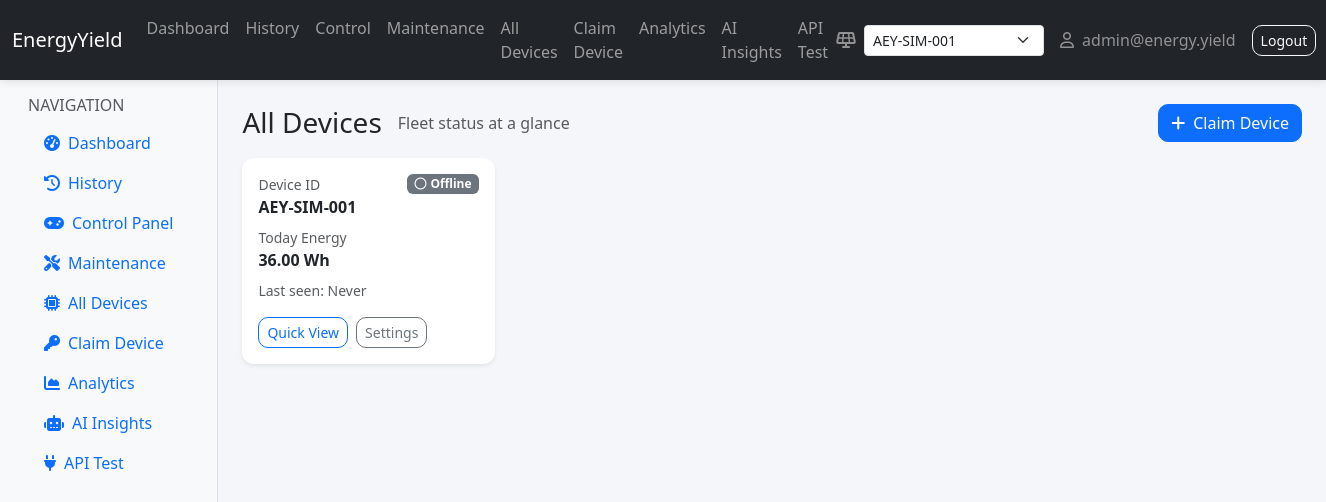
The app's page /devices (signed in) with its own data.
### models.py (models this page shows)
class User(db.Model):
    __tablename__ = "users"
    id = db.Column(db.Integer, primary_key=True)
    name = db.Column(db.String(128), nullable=False)
    email = db.Column(db.String(255), nullable=False, unique=True, index=True)
    password_hash = db.Column(db.String(255), nullable=False)
    created_at = db.Column(db.DateTime, nullable=False, default=datetime.utcnow)
    devices = db.relationship("Device", backref="owner", lazy=True)

class Telemetry(db.Model):
    __tablename__ = "telemetry"
    id = db.Column(db.Integer, primary_key=True)
    device_id = db.Column(db.String(64), db.ForeignKey("devices.device_id"), index=True, nullable=False)
    seq = db.Column(db.Integer, nullable=False)
    ts = db.Column(db.DateTime, nullable=False)
    slot = db.Column(db.Integer, nullable=False)
    v_panel = db.Column(db.Float, nullable=False)
    i_panel = db.Column(db.Float, nullable=False)
    p_w = db.Column(db.Float, nullable=False)
    e_wh_today = db.Column(db.Float, nullable=False)
    angle_deg = db.Column(db.Float, nullable=False)
    mode = db.Column(db.String(32), nullable=False)
    move_count_today = db.Column(db.Integer, nullable=False)
    v_sys_5v = db.Column(db.Float, nullable=False)
    acs_offset_v = db.Column(db.Float, nullable=False)
    rssi = db.Column(db.Integer, nullable=False)
    fault_flags = db.Column(db.Integer, nullable=False)

class Device(db.Model):
    __tablename__ = "devices"
    id = db.Column(db.Integer, primary_key=True)
    device_id = db.Column(db.String(64), unique=True, nullable=False, index=True)
    name = db.Column(db.String(128), nullable=True)
    registered_at = db.Column(db.DateTime, default=datetime.utcnow, nullable=False)
    last_seen = db.Column(db.DateTime, nullable=True)
    user_id = db.Column(db.Integer, db.ForeignKey("users.id"), nullable=True, index=True)
    api_key = db.Column(db.String(128), unique=True, nullable=True, index=True)
    is_active = db.Column(db.Boolean, nullable=False, default=True)
    last_ip = db.Column(db.String(64), nullable=True)
    firmware_version = db.Column(db.String(64), nullable=True)
    telemetry = db.relationship("Telemetry", backref="device", lazy=True)
    events = db.relationship("Event", backref="device", lazy=True)
    commands = db.relationship("Command", backref="device", lazy=True)
    settings = db.relationship("DeviceSettings", backref="device", uselist=False, lazy=True)
    cleaning_logs = db.relationship("CleaningLog", backref="device", lazy=True)
    ai_summaries = db.relationship("AISummary", backref="device", lazy=True)
    alerts = db.relationship("Alert", backref="device", lazy=True)
    fault_logs = db.relationship("DeviceFaultLog", backref="device", lazy=True)

### routes/web.py (the view)
@web_bp.route("/devices")
@login_required
def devices_overview():
    user = get_current_user()
    devices = _get_user_devices(user)
    cards = []
    for d in devices:
        latest = Telemetry.query.filter_by(device_id=d.device_id).order_by(Telemetry.ts.desc()).first()
        cards.append(
            {
                "device": d,
                "online": _is_online(d.last_seen),
                "latest_energy": latest.e_wh_today if latest else None,
            }
        )
    return render_template("devices_overview.html", devices=cards)

### auth.py (called while the page is built)
def get_current_user() -> Optional[User]:
    if hasattr(g, "user"):
        return g.user
    user_id = session.get("user_id")
    if not user_id:
        g.user = None
        return None
    user = User.query.get(user_id)
    g.user = user
    return user

def login_required(view: Callable):
    @wraps(view)
    def wrapped(*args, **kwargs):
        user = get_current_user()
        if not user:
            flash("Please log in to continue", "warning")
            return redirect(url_for("web.login"))
        return view(*args, **kwargs)
    return wrapped

### routes/web.py (called while the page is built)
def _is_online(last_seen):
    if not last_seen:
        return False
    now = datetime.now(timezone.utc)
    if last_seen.tzinfo is None:
        last_seen = last_seen.replace(tzinfo=timezone.utc)
    return now - last_seen <= ONLINE_WINDOW

def _get_user_devices(user):
    return Device.query.filter_by(user_id=user.id).order_by(Device.device_id.asc()).all()

def _get_selected_device_id(user):
    selected = session.get("selected_device_id")
    if selected:
        device = Device.query.filter_by(user_id=user.id, device_id=selected).first()
        if device:
            return selected
    first = Device.query.filter_by(user_id=user.id).order_by(Device.device_id.asc()).first()
    if first:
        session["selected_device_id"] = first.device_id
        return first.device_id
    return None

@web_bp.before_request
def load_user():
    get_current_user()

@web_bp.app_context_processor
def inject_nav_devices():
    user = get_current_user()
    if not user:
        return {}
    devices = _get_user_devices(user)
    selected = _get_selected_device_id(user)
    return {"nav_devices": devices, "nav_selected_device_id": selected}

### templates/devices_overview.html
{% extends 'base.html' %}
{% block content %}
<div class="d-flex align-items-center mb-3">
  <h3 class="me-3 mb-0">All Devices</h3>
  <span class="text-muted">Fleet status at a glance</span>
  <a class="btn btn-primary ms-auto" href="/claim_device"><i class="fa-solid fa-plus me-2"></i>Claim Device</a>
</div>
<div class="row g-3">
  {% for item in devices %}
  <div class="col-md-4 col-lg-3">
    <div class="card shadow-sm h-100">
      <div class="card-body">
        <div class="d-flex align-items-start justify-content-between mb-2">
          <div>
            <div class="text-muted small">Device ID</div>
            <div class="fw-bold">{{ item.device.device_id }}</div>
          </div>
          {% if item.online %}
            <span class="badge bg-success"><i class="fa-solid fa-circle me-1"></i>Online</span>
          {% else %}
            <span class="badge bg-secondary"><i class="fa-regular fa-circle me-1"></i>Offline</span>
          {% endif %}
        </div>
        <div class="mb-2">
          <div class="text-muted small">Today Energy</div>
          <div class="fw-semibold">{{ '%.2f'|format(item.latest_energy) if item.latest_energy is not none else '--' }} Wh</div>
        </div>
        <div class="text-muted small mb-3">Last seen: {{ item.device.last_seen if item.device.last_seen else 'Never' }}</div>
        <div class="d-flex gap-2">
          <a class="btn btn-sm btn-outline-primary" href="/device/{{ item.device.device_id }}">Quick View</a>
          <a class="btn btn-sm btn-outline-secondary" href="/device/{{ item.device.device_id }}/settings">Settings</a>
        </div>
      </div>
    </div>
  </div>
  {% else %}
  <div class="col-12">
    <div class="alert alert-info">No devices yet. Claim or add one to begin monitoring.</div>
  </div>
  {% endfor %}
</div>
{% endblock %}

### templates/base.html (shortened to what this page needs)
<!doctype html>
<html lang="en">
<head>
  <link href="https://cdn.jsdelivr.net/npm/bootstrap@5.3.3/dist/css/bootstrap.min.css" rel="stylesheet">
  <link href="https://cdnjs.cloudflare.com/ajax/libs/font-awesome/6.5.1/css/all.min.css" rel="stylesheet">
  <link rel="stylesheet" href="{{ url_for('static', filename='css/style.css') }}">
</head>
<body>
  <nav class="navbar navbar-expand-lg navbar-dark bg-dark">
    <div class="container-fluid">
      <a class="navbar-brand" href="/">EnergyYield</a>
      <div class="collapse navbar-collapse" id="navbarNav">
        <ul class="navbar-nav me-auto">
          {% if g.user %}
          <li class="nav-item"><a class="nav-link" href="/dashboard">Dashboard</a></li>
          <li class="nav-item"><a class="nav-link" href="/history">History</a></li>
          <li class="nav-item"><a class="nav-link" href="/control">Control</a></li>
          <li class="nav-item"><a class="nav-link" href="/maintenance">Maintenance</a></li>
          <li class="nav-item"><a class="nav-link" href="/devices">All Devices</a></li>
          <li class="nav-item"><a class="nav-link" href="/claim_device">Claim Device</a></li>
          <li class="nav-item"><a class="nav-link" href="/analytics">Analytics</a></li>
          <li class="nav-item"><a class="nav-link" href="/ai">AI Insights</a></li>
          <li class="nav-item"><a class="nav-link" href="/api-test">API Test</a></li>
          {% endif %}
        </ul>
        <ul class="navbar-nav ms-auto">
          {% if g.user %}
          {% if nav_devices %}
          <li class="nav-item me-3">
            <div class="d-flex align-items-center text-white-50">
              <i class="fa-solid fa-solar-panel me-2"></i>
              <select class="form-select form-select-sm" id="deviceSelector" aria-label="Select device">
                {% for d in nav_devices %}
                <option value="{{ d.device_id }}" {% if d.device_id == nav_selected_device_id %}selected{% endif %}>{{ d.device_id }}</option>
                {% endfor %}
              </select>
            </div>
          </li>
          {% endif %}
          <li class="nav-item d-flex align-items-center text-white-50 me-3">
            <i class="fa-regular fa-user me-2"></i>{{ g.user.email }}
          </li>
          <li class="nav-item"><a class="btn btn-outline-light btn-sm" href="/logout">Logout</a></li>
          {% else %}
          <li class="nav-item"><a class="nav-link" href="/login">Login</a></li>
          <li class="nav-item"><a class="nav-link" href="/register">Register</a></li>
          {% endif %}
        </ul>
      </div>
    </div>
  </nav>
  <div class="container-fluid">
    <div class="row flex-nowrap">
      <div class="col-auto bg-light border-end min-vh-100 sidebar">
        <div class="p-3">
          <h6 class="text-uppercase text-muted">Navigation</h6>
          <ul class="nav nav-pills flex-column mb-auto">
            <li class="nav-item"><a href="/dashboard" class="nav-link"><i class="fa-solid fa-gauge-high me-2"></i>Dashboard</a></li>
            <li class="nav-item"><a href="/history" class="nav-link"><i class="fa-solid fa-clock-rotate-left me-2"></i>History</a></li>
            <li class="nav-item"><a href="/control" class="nav-link"><i class="fa-solid fa-gamepad me-2"></i>Control Panel</a></li>
            <li class="nav-item"><a href="/maintenance" class="nav-link"><i class="fa-solid fa-screwdriver-wrench me-2"></i>Maintenance</a></li>
            <li class="nav-item"><a href="/devices" class="nav-link"><i class="fa-solid fa-microchip me-2"></i>All Devices</a></li>
            <li class="nav-item"><a href="/claim_device" class="nav-link"><i class="fa-solid fa-key me-2"></i>Claim Device</a></li>
            <li class="nav-item"><a href="/analytics" class="nav-link"><i class="fa-solid fa-chart-area me-2"></i>Analytics</a></li>
            <li class="nav-item"><a href="/ai" class="nav-link"><i class="fa-solid fa-robot me-2"></i>AI Insights</a></li>
            <li class="nav-item"><a href="/api-test" class="nav-link"><i class="fa-solid fa-plug me-2"></i>API Test</a></li>
          </ul>
        </div>
      </div>
      <div class="col p-4">
        {% block content %}{% endblock %}
      </div>
    </div>
  </div>
</body>
</html>

### static/css/style.css (style rules this page uses)
body { background-color: #f4f6f9; }
.sidebar { min-width: 200px; }
.card { border: none; border-radius: 12px; }
.navbar { box-shadow: 0 2px 8px rgba(0,0,0,0.1); }
#deviceSelector { min-width: 180px; }
.card.shadow-sm { box-shadow: 0 8px 20px rgba(0,0,0,0.05); }
.btn { border-radius: 10px; }

### records on screen
User: user.email "admin@energy.yield"
Telemetry: device.device_id "AEY-SIM-001", e_wh_today "36.00", device "Never"

### other values on screen
form field value "AEY-SIM-001"
